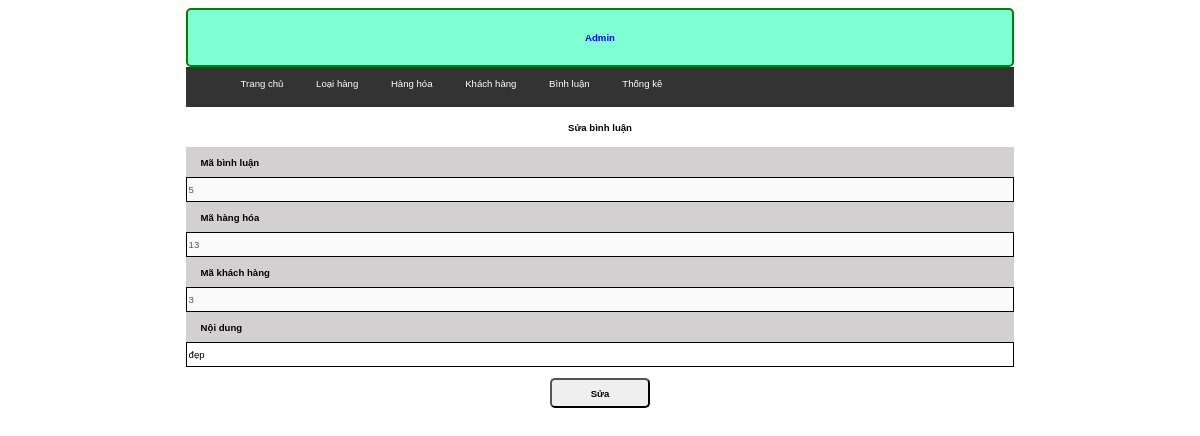
The page /Assignment/binhluan/edit_binhluan.php?ma_bl=5 on the database its author committed.
### tables this page shows
CREATE TABLE `binh_luan` (
  `ma_bl` int NOT NULL COMMENT 'mã bình luận',
  `noi_dung` varchar(255) NOT NULL COMMENT 'nội dung bình luận',
  `ma_hh` int NOT NULL COMMENT 'mã hàng hoá được bình luận',
  `ma_kh` int NOT NULL COMMENT 'mã người bình luận',
  `ngay_bl` date NOT NULL COMMENT 'thời gian bình luận'
);

### Assignment/pdo.php (called while the page is built, shortened)
<?php
function pdo_get_connection(){
    $dburl = "mysql:host=localhost;
    dbname=xsshop;
    charset=utf8";
    $username = "root";
    $password = "trinhduc2001";
    try{
        $conn = new PDO($dburl,$username,$password);
        $conn->setAttribute(PDO::ATTR_ERRMODE, PDO::ERRMODE_EXCEPTION);
        return $conn;
    } catch(PDOException $e){
        echo 'that bai';
        $e ->getMessage();
    }
}
function pdo_query_one($sql){
    $sql_args = array_slice(func_get_args(), 1);
    try{
        $conn = pdo_get_connection();
        $stmt = $conn->prepare($sql);
        $stmt->execute($sql_args);
        $row = $stmt->fetch(PDO::FETCH_ASSOC);
        return $row;
    }
    catch(PDOException $e){
        throw $e;
    }
    finally{
        unset($conn);
    }
}
?>

### Assignment/binhluan/binhluan.php (called while the page is built, shortened)
<?php
function binhluan_select($ma_bl){
    $sql="SELECT * FROM `binh_luan` WHERE ma_bl=?";
    return pdo_query_one($sql,$ma_bl);
}
?>

### Assignment/binhluan/edit_binhluan.php (the view, shortened to what this page needs)
<?php
    require "../pdo.php";
    require "./binhluan.php";
        $ds_bl = binhluan_select($_GET['ma_bl']);
?>
<!DOCTYPE html>
<html lang="en">
<head>
    <link rel="stylesheet" href="../css/style.css">
</head>
<body>
    <div class="container">
        <div class="header">
            <h1>Admin</h1>
        </div>
        <div class="menu">
            <ul>
                <li><a href="../index.php">Trang chủ</a></li>
                <li><a href="../loai/admin.php">Loại hàng</a></li>
                <li><a href="../hanghoa/admin_hanghoa.php">Hàng hóa</a></li>
                <li><a href="../tuan/user/index.php?act=kh">Khách hàng</a></li>
                <li><a href="./danhsach_binhluan.php">Bình luận</a></li>
                <li><a href="../tuan/user/index.php?act=tk">Thống kê</a></li>
            </ul>
        </div>
        <div class="rowheader"><h1>Sửa bình luận</h1></div>
        <div class="row-content">
            <form action="" method="post">
                <div class="content-text">
                    <label for="">Mã bình luận</label>
                </div>
                <input type="text" name="mabl" value="<?php extract($ds_bl); echo $ma_bl?>" disabled>
                <br>
                <div class="content-text">
                    <label for="">Mã hàng hóa</label>
                </div>
                <input type="text" name="mahh" value="<?php extract($ds_bl); echo $ma_hh?>" disabled>
                <br>
                <div class="content-text">
                    <label for="">Mã khách hàng</label>
                </div>
                <input type="text" name="makh" value="<?php extract($ds_bl); echo $ma_kh?>" disabled>
                <br>
                <div class="content-text">
                    <label for="">Nội dung</label>
                </div>
                <input type="text" name="content" value="<?php extract($ds_bl); echo $noi_dung?>">
                <br>
                <br>
                <div class="but">
                    <input type="submit" value="Sửa" name="btn">
                </div>
            </form>
        </div>
    </div>
</body>
</html>

### Assignment/css/style.css (style rules this page uses)
* { box-sizing: border-box; font-family: sans-serif; font-size: 0.8vw; }
.container { width: 70%; margin: 0 auto; }
.header { background-color: aquamarine; color: blue; border: 2px green solid; border-radius: 5px; }
.header h1 { margin: 10px 20px; height: 35px; display: flex; justify-content: center; align-items: center; }
.menu ul li { display: inline; padding: 0 5px; }
.menu a { text-decoration: none; color: white; margin: 0 10px; }
.menu { background-color: #333; height: 40px; padding-top: 1px; }

### Assignment/binhluan/edit_binhluan.php (style rules this page uses)
.content-text { background-color: rgb(210, 208, 208); height: 30px; display: flex; align-items: center; }
label { margin: 0 15px; font-weight: 600; }
input[type="text"] { height: 25px; width: 100%; margin: 0px 0px; border: 1px solid black; }
.rowheader { height: 40px; width: 100%; display: flex; justify-content: center; align-items: center; background-color:#fff; }
.but { display: flex; justify-content: center; align-items: center; }
input[type="submit"],input[type="reset"],input[type="button"] { margin: 0 10px; width: 100px; height: 30px; border-radius: 5px 5px 5px 5px; font-weight: 700; }

### rows shown on the page
binh_luan: mabl "5", mahh "13", makh "3", content "đẹp"
